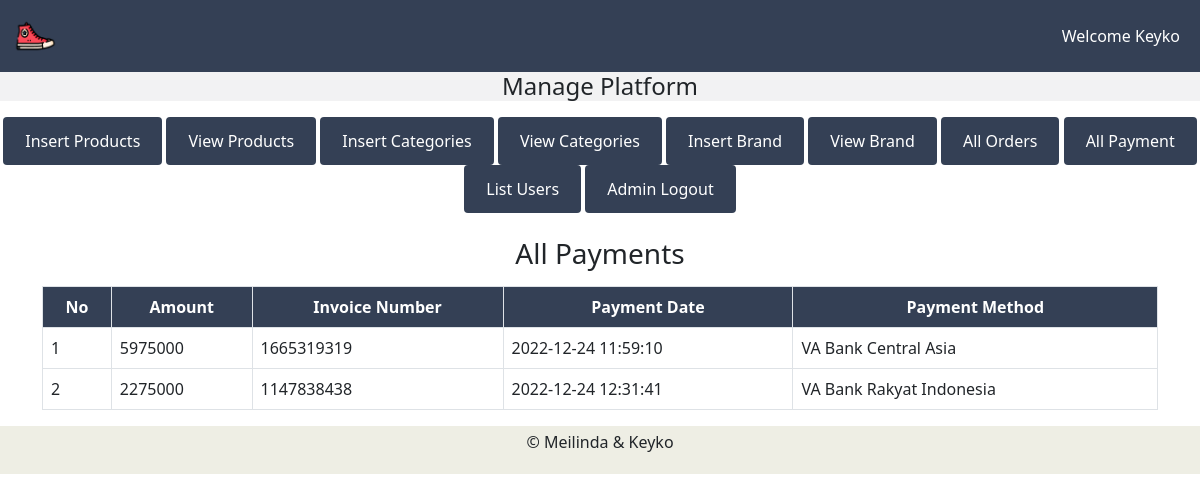
/admin/index.php?view_payments (signed in), run on the app's committed database.
### tables this page shows
CREATE TABLE `user_payments` (
  `payment_id` int(11) NOT NULL AUTO_INCREMENT,
  `order_id` int(11) DEFAULT NULL,
  `invoice_number` int(11) DEFAULT NULL,
  `amount` int(11) DEFAULT NULL,
  `payment_mode` varchar(255) DEFAULT NULL,
  `date` timestamp NOT NULL DEFAULT current_timestamp() ON UPDATE current_timestamp(),
  PRIMARY KEY (`payment_id`),
  KEY `order_id` (`order_id`),
  CONSTRAINT `user_payments_ibfk_1` FOREIGN KEY (`order_id`) REFERENCES `user_table` (`user_id`) ON DELETE CASCADE ON UPDATE CASCADE
);

### admin/view_payments.php (the view, shortened to what this page needs)
<!DOCTYPE html>
<html lang="en">
<head>
</head>
<body>
    <h3 class="text-center">All Payments</h3>
        <table class="table table-bordered mt-3" >
            <thead style="background-color: #344055;" class="text-white text-center">
                <th>No</th>
                <th>Amount</th>
                <th>Invoice Number</th>
                <th>Payment Date</th>
                <th>Payment Method</th>
            </thead>
            <tbody>
            <?php
                $get_order = "SELECT * FROM `user_payments`";
                $run_get_order = mysqli_query($conn,$get_order);
                $order_number = mysqli_num_rows($run_get_order);
                if($order_number==0){
                    echo "<h2 class='text-center'>No Orders</h2>";
                }else{
                    $no = 0;
                    while ($data_order = mysqli_fetch_assoc($run_get_order)){
                        $amount_due = $data_order['amount'];
                        $invoice_number = $data_order['invoice_number'];
                        $order_date = $data_order['date'];
                        $payment_method = $data_order['payment_mode'];
                        $no++;?>
                        <tr>
                            <td><?php echo $no ?></td>
                            <td><?php echo $amount_due?></td>
                            <td><?php echo $invoice_number ?></td>
                            <td><?php echo $order_date ?></td>
                            <td><?php echo $payment_method ?></td>
                        </tr>
                    <?php
                    }
                }
            ?>
            </tbody>
        </table>
</body>
</html>

### admin/index.php (style rules this page uses)
body { overflow-x :hidden; }

### data on the page
user_payments: amount "5975000", invoice_number "1665319319", date "2022-12-24 11:59:10", payment_mode "VA Bank Central Asia"
user_payments: amount "2275000", invoice_number "1147838438", date "2022-12-24 12:31:41", payment_mode "VA Bank Rakyat Indonesia"

### other printed values
$_SESSION['name'] "Keyko"
